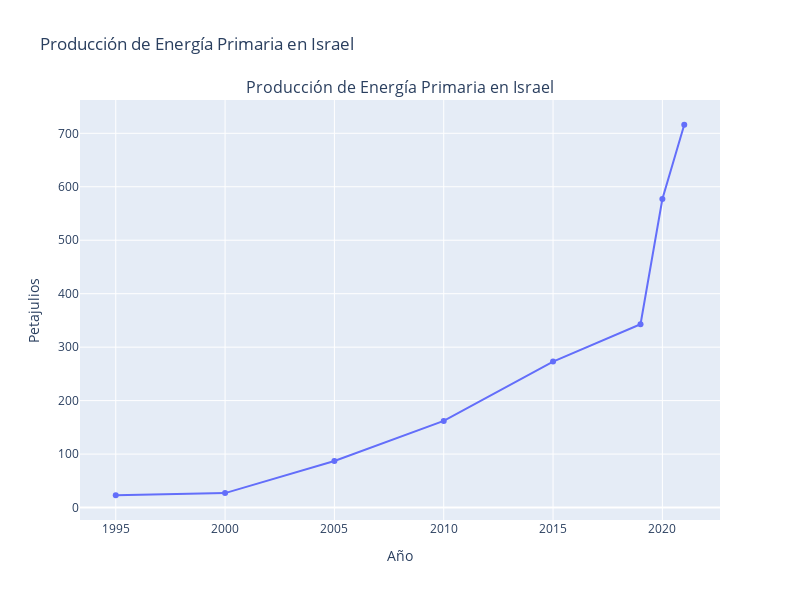

The notebook cell saved with this chart:
### Code cell
# Grafica - Solo producción de energía primaria
pais_produccion = pais_data[pais_data['Series'] == 'Primary energy production (petajoules)']

fig1 = make_subplots(rows=1, cols=1, subplot_titles=(f"Producción de Energía Primaria en {pais}",))
fig1.add_trace(go.Scatter(x=pais_produccion['Year'], y=pais_produccion['Value'], 
                         mode='lines+markers', name='Producción'), row=1, col=1)
fig1.update_layout(height=600, width=800, 
                  title_text=f"Producción de Energía Primaria en {pais}",
                  xaxis_title="Año",
                  yaxis_title="Petajulios")
fig1.show()

### Figure 1 — Plotly figure (JSON) as saved in the notebook; plotly's stock layout.template omitted (floating-point values rounded to 4 significant figures)
{"data": [{"mode": "lines+markers", "name": "Producción", "type": "scatter", "x": [1995, 2000, 2005, 2010, 2015, 2019, 2020, 2021], "xaxis": "x", "y": [23.0, 27.0, 87.0, 162.0, 273.0, 343.0, 577.0, 716.0], "yaxis": "y"}], "layout": {"annotations": [{"font": {"size": 16}, "showarrow": false, "text": "Producción de Energía Primaria en Israel", "x": 0.5, "xanchor": "center", "xref": "paper", "y": 1, "yanchor": "bottom", "yref": "paper"}], "height": 600, "title": {"text": "Producción de Energía Primaria en Israel"}, "width": 800, "xaxis": {"anchor": "y", "domain": [0, 1], "title": {"text": "Año"}}, "yaxis": {"anchor": "x", "domain": [0, 1], "title": {"text": "Petajulios"}}}}
